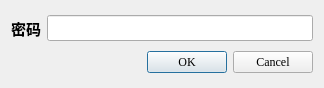
<?xml version="1.0" encoding="UTF-8"?>
<ui version="4.0">
 <class>VerifyDialog</class>
 <widget class="QDialog" name="VerifyDialog">
  <property name="geometry">
   <rect>
    <x>0</x>
    <y>0</y>
    <width>324</width>
    <height>88</height>
   </rect>
  </property>
  <property name="font">
   <font>
    <family>Times New Roman</family>
   </font>
  </property>
  <property name="windowTitle">
   <string>Dialog</string>
  </property>
  <layout class="QGridLayout" name="gridLayout">
   <item row="0" column="0">
    <layout class="QHBoxLayout" name="horizontalLayout">
     <item>
      <widget class="QLabel" name="label">
       <property name="font">
        <font>
         <family>Microsoft YaHei</family>
         <pointsize>11</pointsize>
         <weight>75</weight>
         <bold>true</bold>
        </font>
       </property>
       <property name="text">
        <string>密码</string>
       </property>
      </widget>
     </item>
     <item>
      <widget class="QLineEdit" name="lineEdit_Password">
       <property name="font">
        <font>
         <pointsize>11</pointsize>
        </font>
       </property>
       <property name="text">
        <string/>
       </property>
      </widget>
     </item>
    </layout>
   </item>
   <item row="1" column="0">
    <widget class="QDialogButtonBox" name="buttonBox">
     <property name="orientation">
      <enum>Qt::Horizontal</enum>
     </property>
     <property name="standardButtons">
      <set>QDialogButtonBox::Cancel|QDialogButtonBox::Ok</set>
     </property>
    </widget>
   </item>
  </layout>
 </widget>
 <resources/>
 <connections>
  <connection>
   <sender>buttonBox</sender>
   <signal>accepted()</signal>
   <receiver>VerifyDialog</receiver>
   <slot>accept()</slot>
   <hints>
    <hint type="sourcelabel">
     <x>248</x>
     <y>254</y>
    </hint>
    <hint type="destinationlabel">
     <x>157</x>
     <y>274</y>
    </hint>
   </hints>
  </connection>
  <connection>
   <sender>buttonBox</sender>
   <signal>rejected()</signal>
   <receiver>VerifyDialog</receiver>
   <slot>reject()</slot>
   <hints>
    <hint type="sourcelabel">
     <x>316</x>
     <y>260</y>
    </hint>
    <hint type="destinationlabel">
     <x>286</x>
     <y>274</y>
    </hint>
   </hints>
  </connection>
 </connections>
</ui>
